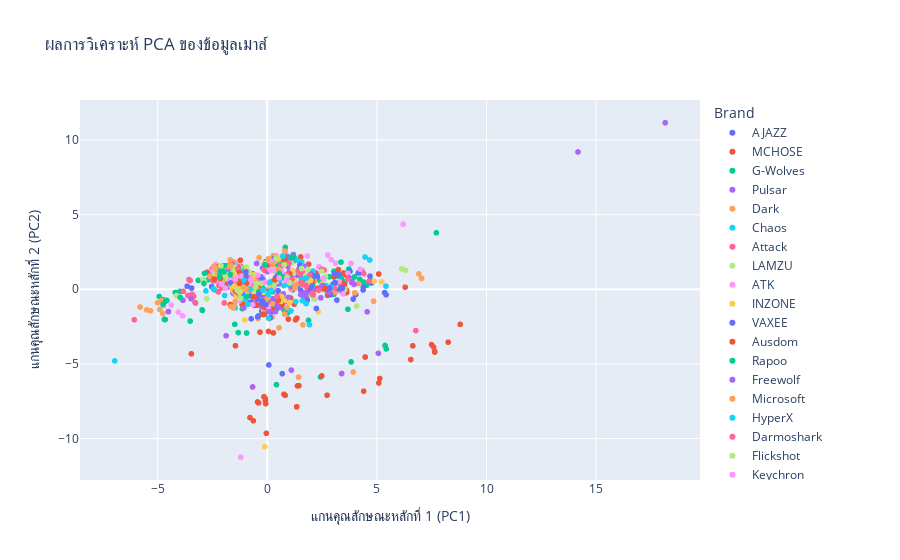

Notebook source saved alongside this figure:
### Markdown cell above
#  **Find Similar Mouse using Cosine Similarity**

### Code cell
from sklearn.metrics.pairwise import cosine_similarity


# 1. กำหนด "คลังเมาส์" ของคุณ
my_mouse_collection = ['Viper Mini Signature Edition', 'MAD R Major', 'Susanto-X', 'Y2 Pro']
df_my_collection = df_pca[df_pca['Model'].isin(my_mouse_collection)]

# 2. คำนวณ "โปรไฟล์เมาส์ในอุดมคติ" (จุดศูนย์กลางของคลัง)
ideal_mouse_profile = df_my_collection[col].mean().values.reshape(1, -1)

print(f"คลังเมาส์ของฉัน:\n{df_my_collection}\n")

# 3. คำนวณ Cosine Similarity
cosine_sim = cosine_similarity(df_pca[col], ideal_mouse_profile).flatten()
df_pca['Cosine_Similarity_to_Ideal'] = cosine_sim

# 4. จัดอันดับเมาส์ที่ใกล้เคียงที่สุด (ไม่รวมเมาส์ที่มีอยู่แล้วในคลัง)
recommendations = df_pca[~df_pca['Model'].isin(my_mouse_collection)] \
    .sort_values('Cosine_Similarity_to_Ideal', ascending=False) \
    .head(5)

print(f"จุดศูนย์กลาง (Ideal Profile) ในแกน PCA: {ideal_mouse_profile.flatten()}")
print("\n--- 5 อันดับเมาส์แนะนำที่ใกล้เคียงกับสไตล์ของคุณที่สุด ---")
print(recommendations[['Model', 'Brand', 'Cosine_Similarity_to_Ideal']])

# 5. พล็อตกราฟแสดง Ideal Profile
fig.add_scatter(
    x=[ideal_mouse_profile[0, 0]],
    y=[ideal_mouse_profile[0, 1]],
    mode='markers',
    marker=dict(symbol='star', color='red', size=15),
    name='Ideal Profile (จุดศูนย์กลาง)'
)
fig.show()
